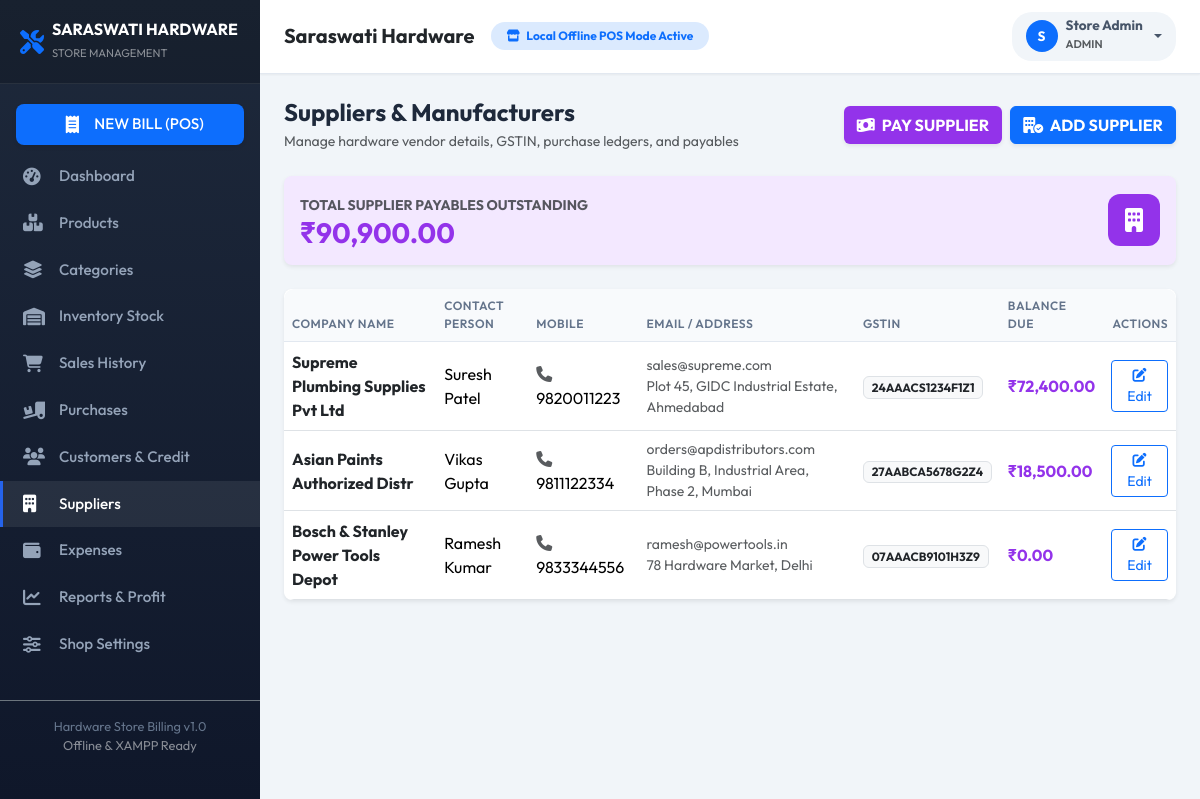
/admin/suppliers.php (signed in), run on an earlier commit of the app's database.
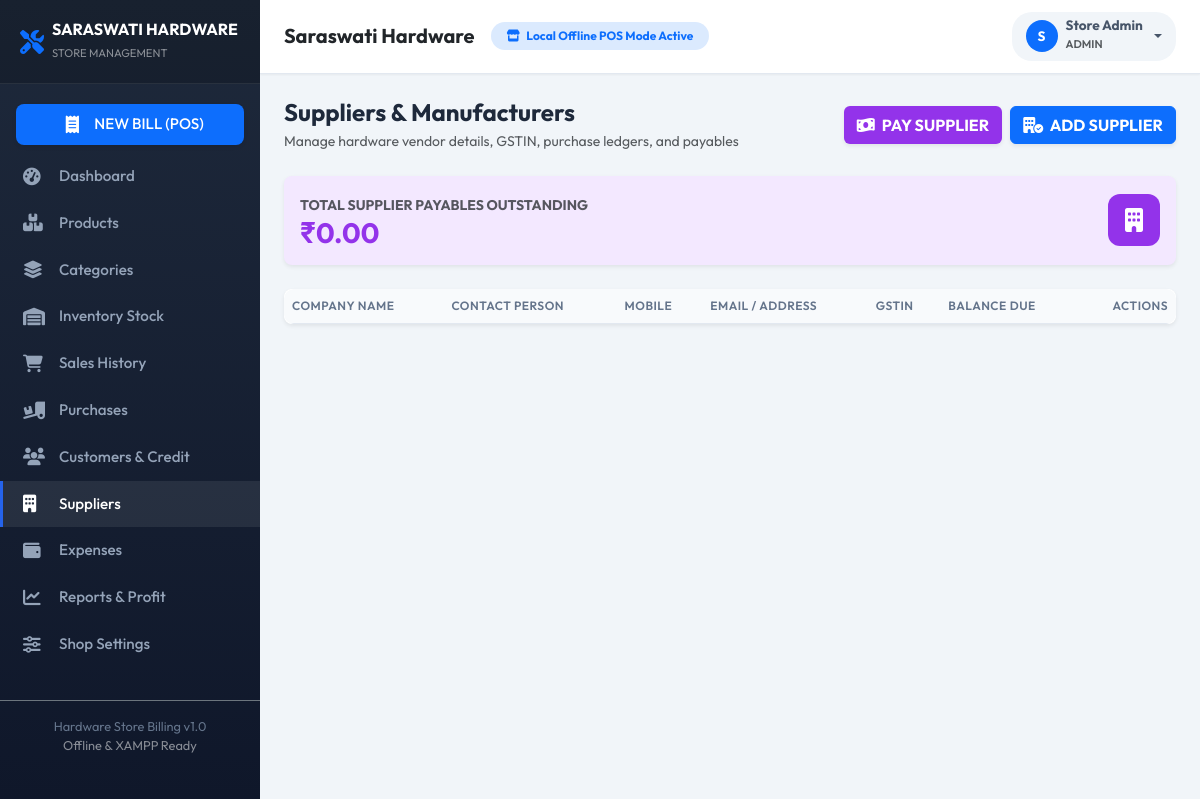
And on a later commit of the database.
### tables this page shows
CREATE TABLE IF NOT EXISTS `suppliers` (
  `id` INT AUTO_INCREMENT PRIMARY KEY,
  `supplier_name` VARCHAR(100) NOT NULL,
  `company_name` VARCHAR(150) NOT NULL,
  `mobile` VARCHAR(20) NOT NULL,
  `email` VARCHAR(100) DEFAULT NULL,
  `address` TEXT DEFAULT NULL,
  `gst_number` VARCHAR(30) DEFAULT NULL,
  `opening_balance` DECIMAL(10,2) DEFAULT 0.00,
  `current_balance` DECIMAL(10,2) DEFAULT 0.00,
  `status` TINYINT(1) DEFAULT 1,
  `created_at` DATETIME DEFAULT CURRENT_TIMESTAMP
);

### config/database.php (called while the page is built, shortened)
<?php
function sanitize($data) {
    return htmlspecialchars(trim($data), ENT_QUOTES, 'UTF-8');
}

### admin/suppliers.php (the view, shortened to what this page needs)
<?php
require_once __DIR__ . '/../includes/header.php';
require_once __DIR__ . '/../includes/sidebar.php';
$db = get_db();
$suppliers = $db->query("SELECT * FROM suppliers WHERE status = 1 ORDER BY id ASC")->fetchAll();
$totalSupplierDue = $db->query("SELECT COALESCE(SUM(current_balance), 0) FROM suppliers WHERE status = 1")->fetchColumn();
?>
<div id="content">
    <?php require_once __DIR__ . '/../includes/navbar.php'; ?>
    <div class="container-fluid p-4">
        <div class="d-flex align-items-center justify-content-between mb-4">
            <div>
                <h4 class="fw-bold mb-1">Suppliers & Manufacturers</h4>
                <p class="text-muted small mb-0">Manage hardware vendor details, GSTIN, purchase ledgers, and payables</p>
            </div>
            <div class="d-flex gap-2">
                <button class="btn btn-purple text-white fw-bold shadow-sm" style="background:#9333ea;" data-bs-toggle="modal" data-bs-target="#paySupplierModal">
                    <i class="fa-solid fa-money-bill-wave me-1"></i> PAY SUPPLIER
                </button>
                <button class="btn btn-primary fw-bold shadow-sm" data-bs-toggle="modal" data-bs-target="#supplierModal" onclick="resetSupForm()">
                    <i class="fa-solid fa-building-circle-check me-1"></i> ADD SUPPLIER
                </button>
            </div>
        </div>
        <div class="card border-0 shadow-sm rounded-3 p-3 mb-4 bg-purple-soft" style="background:#f3e8ff;">
            <div class="d-flex align-items-center justify-content-between">
                <div>
                    <span class="small text-muted fw-bold text-uppercase">Total Supplier Payables Outstanding</span>
                    <h3 class="fw-bold text-purple mb-0" style="color:#9333ea;">₹<?php echo number_format($totalSupplierDue, 2); ?></h3>
                </div>
                <div class="stat-icon bg-purple text-white" style="background:#9333ea;">
                    <i class="fa-solid fa-building"></i>
                </div>
            </div>
        </div>
        <div class="card border-0 shadow-sm rounded-3 overflow-hidden">
            <div class="table-responsive">
                <table class="table table-hover align-middle mb-0 custom-table">
                    <thead>
                        <tr>
                            <th>Company Name</th>
                            <th>Contact Person</th>
                            <th>Mobile</th>
                            <th>Email / Address</th>
                            <th>GSTIN</th>
                            <th>Balance Due</th>
                            <th class="text-end">Actions</th>
                        </tr>
                    </thead>
                    <tbody>
                        <?php foreach ($suppliers as $s): ?>
                            <tr>
                                <td class="fw-bold text-dark"><?php echo sanitize($s['company_name']); ?></td>
                                <td><?php echo sanitize($s['supplier_name']); ?></td>
                                <td><i class="fa-solid fa-phone me-1 text-muted"></i><?php echo sanitize($s['mobile']); ?></td>
                                <td class="small text-muted"><?php echo sanitize($s['email'] ?? '-'); ?><br><?php echo sanitize($s['address'] ?? ''); ?></td>
                                <td><span class="badge bg-light text-dark border"><?php echo sanitize($s['gst_number'] ?? 'N/A'); ?></span></td>
                                <td class="fw-bold text-purple" style="color:#9333ea;">₹<?php echo number_format($s['current_balance'], 2); ?></td>
                                <td class="text-end">
                                    <button class="btn btn-sm btn-outline-primary" onclick='editSupplier(<?php echo json_encode($s); ?>)'>
                                        <i class="fa-solid fa-pen-to-square"></i> Edit
                                    </button>
                                </td>
                            </tr>
                        <?php endforeach; ?>
                    </tbody>
                </table>
            </div>
        </div>
    </div>
</div>
<?php require_once __DIR__ . '/../includes/footer.php'; ?>

What changed in the data, as far as the page shows it:
removed suppliers: company_name "Supreme Plumbing Supplies Pvt Ltd", supplier_name "Suresh Patel", mobile "9820011223", email "sales@supreme.com", address "Plot 45, GIDC Industrial Estate, Ahmedabad", gst_number "24AAACS1234F1Z1", current_balance "72,400.00"
removed suppliers: company_name "Asian Paints Authorized Distr", supplier_name "Vikas Gupta", mobile "9811122334", email "orders@apdistributors.com", address "Building B, Industrial Area, Phase 2, Mumbai", gst_number "27AABCA5678G2Z4", current_balance "18,500.00"
removed suppliers: company_name "Bosch & Stanley Power Tools Depot", supplier_name "Ramesh Kumar", mobile "9833344556", email "ramesh@powertools.in", address "78 Hardware Market, Delhi", gst_number "07AAACB9101H3Z9", current_balance "0.00"
Also different on the page:
$totalSupplierDue: "90,900.00" → "0.00"
